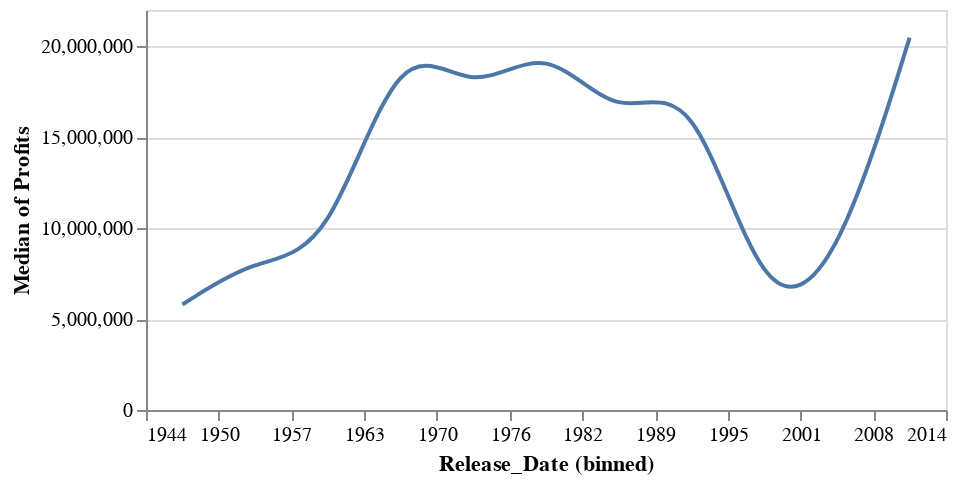

Write notebook code for a chart like this one.
### Code cell
((alt.Chart(df).mark_line(interpolate="basis").encode(
    x=alt.X('Release_Date:T',axis=alt.Axis(format="%Y")).bin(maxbins=20),
    y=alt.Y('median(Profits)'))
)).properties(
        width=400,
        height=200
    )

### Figure 1 — Vega specification as saved in the notebook (floating-point values rounded to 4 significant figures)
{"$schema": "https://vega.github.io/schema/vega/v5.json", "data": [{"name": "source_0", "values": [{"bin_maxbins_20_Release_Date": 800000000000.0, "bin_maxbins_20_Release_Date_end": 1000000000000.0, "median_Profits": 5097000.0}, {"bin_maxbins_20_Release_Date": 400000000000.0, "bin_maxbins_20_Release_Date_end": 600000000000.0, "median_Profits": 15660000.0}, {"bin_maxbins_20_Release_Date": -200000000000.0, "bin_maxbins_20_Release_Date_end": 0.0, "median_Profits": 20970000.0}, {"bin_maxbins_20_Release_Date": -400000000000.0, "bin_maxbins_20_Release_Date_end": -200000000000.0, "median_Profits": 8522000.0}, {"bin_maxbins_20_Release_Date": 0.0, "bin_maxbins_20_Release_Date_end": 200000000000.0, "median_Profits": 17120000.0}, {"bin_maxbins_20_Release_Date": -600000000000.0, "bin_maxbins_20_Release_Date_end": -400000000000.0, "median_Profits": 8345000.0}, {"bin_maxbins_20_Release_Date": 200000000000.0, "bin_maxbins_20_Release_Date_end": 400000000000.0, "median_Profits": 20380000.0}, {"bin_maxbins_20_Release_Date": 1000000000000.0, "bin_maxbins_20_Release_Date_end": 1200000000000.0, "median_Profits": 7593000.0}, {"bin_maxbins_20_Release_Date": 1200000000000.0, "bin_maxbins_20_Release_Date_end": 1400000000000.0, "median_Profits": 20480000.0}, {"bin_maxbins_20_Release_Date": 600000000000.0, "bin_maxbins_20_Release_Date_end": 800000000000.0, "median_Profits": 18570000.0}, {"bin_maxbins_20_Release_Date": -800000000000.0, "bin_maxbins_20_Release_Date_end": -600000000000.0, "median_Profits": 5800000.0}]}, {"name": "source_0_y_domain_median_Profits", "values": [{"min": 5097000.0, "max": 20970000.0}]}], "signals": [{"name": "bin_maxbins_20_Release_Date_bins", "value": {"fields": ["Release_Date"], "fname": "bin_Release_Date", "start": -800000000000.0, "step": 200000000000.0, "stop": 1400000000000.0}}], "marks": [{"type": "line", "name": "marks", "from": {"data": "source_0"}, "sort": {"field": "x"}, "encode": {"update": {"defined": {"signal": "isValid(datum[\"bin_maxbins_20_Release_Date\"]) && isFinite(+datum[\"bin_maxbins_20_Release_Date\"]) && isValid(datum[\"median_Profits\"]) && isFinite(+datum[\"median_Profits\"])"}, "stroke": {"value": "#4c78a8"}, "interpolate": {"value": "basis"}, "y": {"field": "median_Profits", "scale": "y"}, "x": {"signal": "scale(\"x\", 0.5 * datum[\"bin_maxbins_20_Release_Date\"] + 0.5 * datum[\"bin_maxbins_20_Release_Date_end\"])"}}}, "style": ["line"]}], "scales": [{"name": "x", "type": "time", "domain": {"signal": "[bin_maxbins_20_Release_Date_bins.start, bin_maxbins_20_Release_Date_bins.stop]"}, "range": [0, {"signal": "width"}], "bins": {"signal": "bin_maxbins_20_Release_Date_bins"}}, {"name": "y", "type": "linear", "domain": [{"signal": "(data(\"source_0_y_domain_median_Profits\")[0] || {}).min"}, {"signal": "(data(\"source_0_y_domain_median_Profits\")[0] || {}).max"}], "range": [{"signal": "height"}, 0], "zero": true, "nice": true}], "axes": [{"scale": "y", "maxExtent": 0, "grid": true, "gridScale": "x", "minExtent": 0, "ticks": false, "zindex": 0, "aria": false, "domain": false, "orient": "left", "labels": false, "tickCount": {"signal": "ceil(height/40)"}}, {"scale": "x", "zindex": 0, "labelFlush": true, "format": "%Y", "labelOverlap": true, "orient": "bottom", "tickCount": {"signal": "ceil(width/10)"}, "grid": false, "title": "Release_Date (binned)"}, {"scale": "y", "zindex": 0, "grid": false, "title": "Median of Profits", "labelOverlap": true, "tickCount": {"signal": "ceil(height/40)"}, "orient": "left"}], "width": 400, "height": 200, "background": "white", "padding": 5, "style": "cell"}
